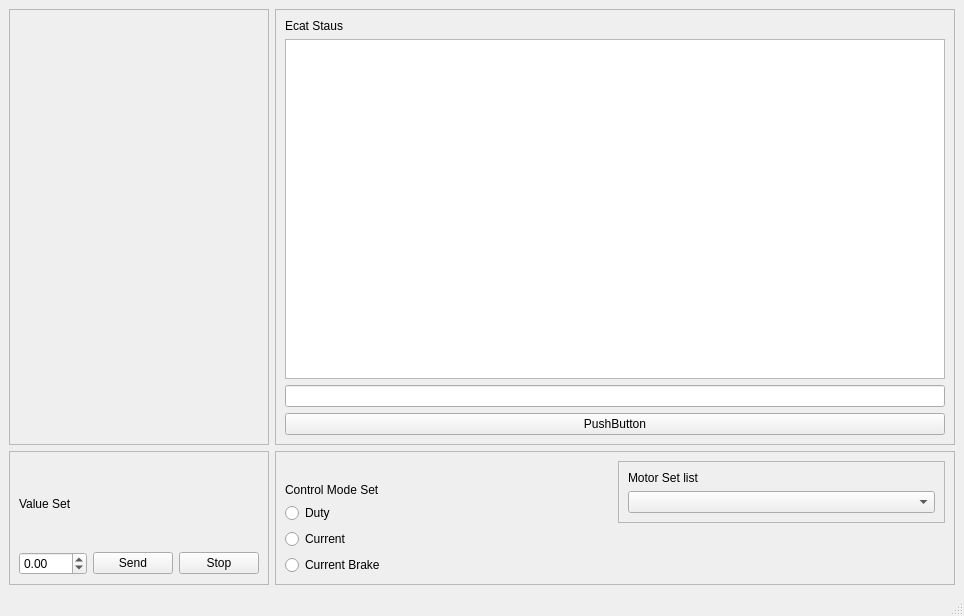
<?xml version="1.0" encoding="UTF-8"?>
<ui version="4.0">
 <class>MainWindow</class>
 <widget class="QMainWindow" name="MainWindow">
  <property name="geometry">
   <rect>
    <x>0</x>
    <y>0</y>
    <width>964</width>
    <height>616</height>
   </rect>
  </property>
  <property name="windowTitle">
   <string>MainWindow</string>
  </property>
  <widget class="QWidget" name="centralwidget">
   <layout class="QGridLayout" name="gridLayout">
    <item row="0" column="0">
     <widget class="QFrame" name="frame_4">
      <property name="frameShape">
       <enum>QFrame::StyledPanel</enum>
      </property>
      <property name="frameShadow">
       <enum>QFrame::Raised</enum>
      </property>
      <layout class="QGridLayout" name="gridLayout_5">
       <item row="0" column="0" colspan="2">
        <widget class="QLabel" name="label_5">
         <property name="text">
          <string/>
         </property>
        </widget>
       </item>
      </layout>
     </widget>
    </item>
    <item row="1" column="0">
     <widget class="QFrame" name="frame">
      <property name="frameShape">
       <enum>QFrame::StyledPanel</enum>
      </property>
      <property name="frameShadow">
       <enum>QFrame::Raised</enum>
      </property>
      <layout class="QGridLayout" name="gridLayout_2">
       <item row="1" column="0">
        <widget class="QDoubleSpinBox" name="doubleSpinBox">
         <property name="minimum">
          <double>-100.000000000000000</double>
         </property>
         <property name="maximum">
          <double>100.000000000000000</double>
         </property>
        </widget>
       </item>
       <item row="1" column="1">
        <widget class="QPushButton" name="Send_btn">
         <property name="text">
          <string>Send</string>
         </property>
        </widget>
       </item>
       <item row="1" column="2">
        <widget class="QPushButton" name="Stop_btn">
         <property name="text">
          <string>Stop</string>
         </property>
        </widget>
       </item>
       <item row="0" column="0" colspan="2">
        <widget class="QLabel" name="label_2">
         <property name="text">
          <string>Value Set</string>
         </property>
        </widget>
       </item>
      </layout>
     </widget>
    </item>
    <item row="1" column="2">
     <widget class="QFrame" name="frame_2">
      <property name="frameShape">
       <enum>QFrame::StyledPanel</enum>
      </property>
      <property name="frameShadow">
       <enum>QFrame::Raised</enum>
      </property>
      <layout class="QGridLayout" name="gridLayout_4">
       <item row="0" column="2" rowspan="3">
        <widget class="QFrame" name="frame_5">
         <property name="frameShape">
          <enum>QFrame::StyledPanel</enum>
         </property>
         <property name="frameShadow">
          <enum>QFrame::Raised</enum>
         </property>
         <layout class="QGridLayout" name="gridLayout_6">
          <item row="0" column="0">
           <widget class="QLabel" name="label_6">
            <property name="text">
             <string>Motor Set list</string>
            </property>
           </widget>
          </item>
          <item row="1" column="0">
           <widget class="QComboBox" name="motor_select"/>
          </item>
         </layout>
        </widget>
       </item>
       <item row="2" column="0">
        <widget class="QRadioButton" name="radioButton">
         <property name="text">
          <string>Duty</string>
         </property>
        </widget>
       </item>
       <item row="4" column="0">
        <widget class="QRadioButton" name="radioButton_3">
         <property name="text">
          <string>Current Brake</string>
         </property>
        </widget>
       </item>
       <item row="3" column="0">
        <widget class="QRadioButton" name="radioButton_2">
         <property name="text">
          <string>Current</string>
         </property>
        </widget>
       </item>
       <item row="1" column="0">
        <widget class="QLabel" name="label_3">
         <property name="text">
          <string>Control Mode Set</string>
         </property>
        </widget>
       </item>
      </layout>
     </widget>
    </item>
    <item row="0" column="2">
     <widget class="QFrame" name="frame_3">
      <property name="frameShape">
       <enum>QFrame::StyledPanel</enum>
      </property>
      <property name="frameShadow">
       <enum>QFrame::Raised</enum>
      </property>
      <layout class="QGridLayout" name="gridLayout_3">
       <item row="1" column="1">
        <widget class="QColumnView" name="columnView"/>
       </item>
       <item row="3" column="1">
        <widget class="QLineEdit" name="lineEdit"/>
       </item>
       <item row="0" column="1">
        <widget class="QLabel" name="label_4">
         <property name="text">
          <string>Ecat Staus</string>
         </property>
        </widget>
       </item>
       <item row="4" column="1">
        <widget class="QPushButton" name="pushButton">
         <property name="text">
          <string>PushButton</string>
         </property>
        </widget>
       </item>
      </layout>
     </widget>
    </item>
   </layout>
  </widget>
  <widget class="QMenuBar" name="menubar">
   <property name="geometry">
    <rect>
     <x>0</x>
     <y>0</y>
     <width>964</width>
     <height>22</height>
    </rect>
   </property>
  </widget>
  <widget class="QStatusBar" name="statusbar"/>
 </widget>
 <resources/>
 <connections/>
</ui>
